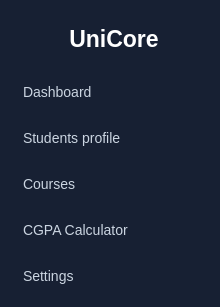
       <widget class="QFrame" name="sidebar">
        <property name="minimumSize">
         <size>
          <width>220</width>
          <height>0</height>
         </size>
        </property>
        <property name="maximumSize">
         <size>
          <width>240</width>
          <height>16777215</height>
         </size>
        </property>
        <property name="styleSheet">
         <string notr="true">background-color: #172033;
border: none;</string>
        </property>
        <property name="frameShape">
         <enum>QFrame::Shape::StyledPanel</enum>
        </property>
        <property name="frameShadow">
         <enum>QFrame::Shadow::Raised</enum>
        </property>
        <layout class="QVBoxLayout" name="verticalLayout_2">
         <item>
          <layout class="QVBoxLayout" name="verticalLayout">
           <item>
            <widget class="QLabel" name="logoLabel">
             <property name="sizePolicy">
              <sizepolicy hsizetype="Preferred" vsizetype="Fixed">
               <horstretch>0</horstretch>
               <verstretch>0</verstretch>
              </sizepolicy>
             </property>
             <property name="minimumSize">
              <size>
               <width>0</width>
               <height>55</height>
              </size>
             </property>
             <property name="maximumSize">
              <size>
               <width>16777215</width>
               <height>55</height>
              </size>
             </property>
             <property name="styleSheet">
              <string notr="true">QLabel {
    color: #FFFFFF;
    font-size: 23px;
    font-weight: bold;
    background-color: transparent;
    padding-left: 8px;
}</string>
             </property>
             <property name="text">
              <string>UniCore</string>
             </property>
             <property name="alignment">
              <set>Qt::AlignmentFlag::AlignCenter</set>
             </property>
            </widget>
           </item>
           <item>
            <widget class="QPushButton" name="dashboardButton">
             <property name="styleSheet">
              <string notr="true">QPushButton {
    background-color: transparent;
    color: #CBD5E1;
    border: none;
    border-radius: 8px;
    padding: 12px;
    text-align: left;
    font-size: 14px;
}

QPushButton:hover {
    background-color: #263550;
    color: white;
}</string>
             </property>
             <property name="text">
              <string>Dashboard</string>
             </property>
            </widget>
           </item>
           <item>
            <widget class="QPushButton" name="studentInfoButton">
             <property name="styleSheet">
              <string notr="true">QPushButton {
    background-color: transparent;
    color: #CBD5E1;
    border: none;
    border-radius: 8px;
    padding: 12px;
    text-align: left;
    font-size: 14px;
}

QPushButton:hover {
    background-color: #263550;
    color: white;
}</string>
             </property>
             <property name="text">
              <string>Students profile</string>
             </property>
            </widget>
           </item>
           <item>
            <widget class="QPushButton" name="coursesButton">
             <property name="styleSheet">
              <string notr="true">QPushButton {
    background-color: transparent;
    color: #CBD5E1;
    border: none;
    border-radius: 8px;
    padding: 12px;
    text-align: left;
    font-size: 14px;
}

QPushButton:hover {
    background-color: #263550;
    color: white;
}</string>
             </property>
             <property name="text">
              <string>Courses</string>
             </property>
            </widget>
           </item>
           <item>
            <widget class="QPushButton" name="cgpaButton">
             <property name="styleSheet">
              <string notr="true">QPushButton {
    background-color: transparent;
    color: #CBD5E1;
    border: none;
    border-radius: 8px;
    padding: 12px;
    text-align: left;
    font-size: 14px;
}

QPushButton:hover {
    background-color: #263550;
    color: white;
}</string>
             </property>
             <property name="text">
              <string>CGPA Calculator</string>
             </property>
            </widget>
           </item>
           <item>
            <widget class="QPushButton" name="settingsButton">
             <property name="styleSheet">
              <string notr="true">QPushButton {
    background-color: transparent;
    color: #CBD5E1;
    border: none;
    border-radius: 8px;
    padding: 12px;
    text-align: left;
    font-size: 14px;
}

QPushButton:hover {
    background-color: #263550;
    color: white;
}</string>
             </property>
             <property name="text">
              <string>Settings</string>
             </property>
            </widget>
           </item>
          </layout>
         </item>
        </layout>
       </widget>
